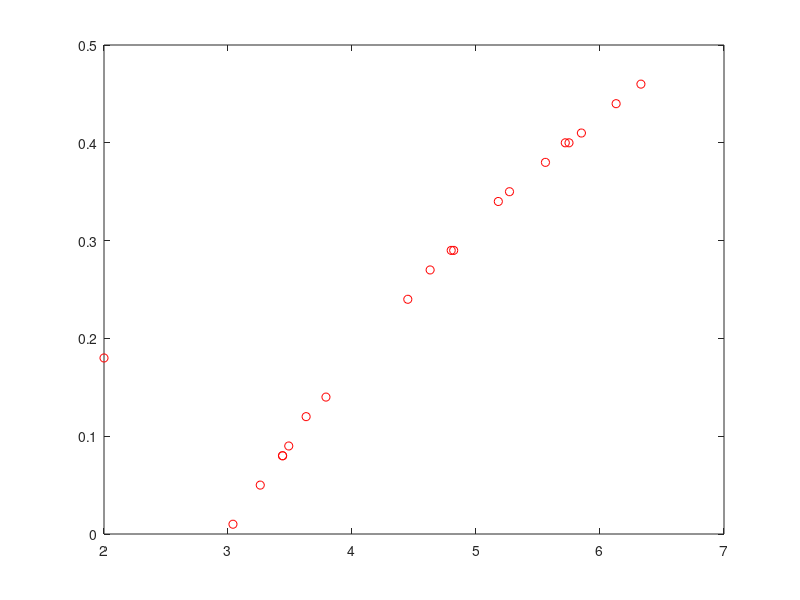

Here is the MATLAB script that generated this plot: (Note: this script raises an error after producing the figure.)
clear
clc

x = [3.79;4.82;3.44;5.27;5.72;2.00;3.04;5.18;6.13;3.26;6.33;3.49;5.75;4.45;4.80;5.85;5.56;3.44;3.63;4.63];
y = [0.14;0.29;0.08;0.35;0.40;0.18;0.01;0.34;0.44;0.05;0.46;0.09;0.40;0.24;0.29;0.41;0.38;0.08;0.12;0.27];


n = length(x);
v = 1
p = 3
ii = 1


plot(x, y,'or');

[b, r2, s2, AICc, Info] = regressao_linear_dvs (n, v, p, ii, x, y)


xp1 = linspace(min(x),max(x),100);

y1 = b(1) + b(2)*xp1 + b(3)*xp1.^2;

hold on
plot(xp1, y1,'-b');
